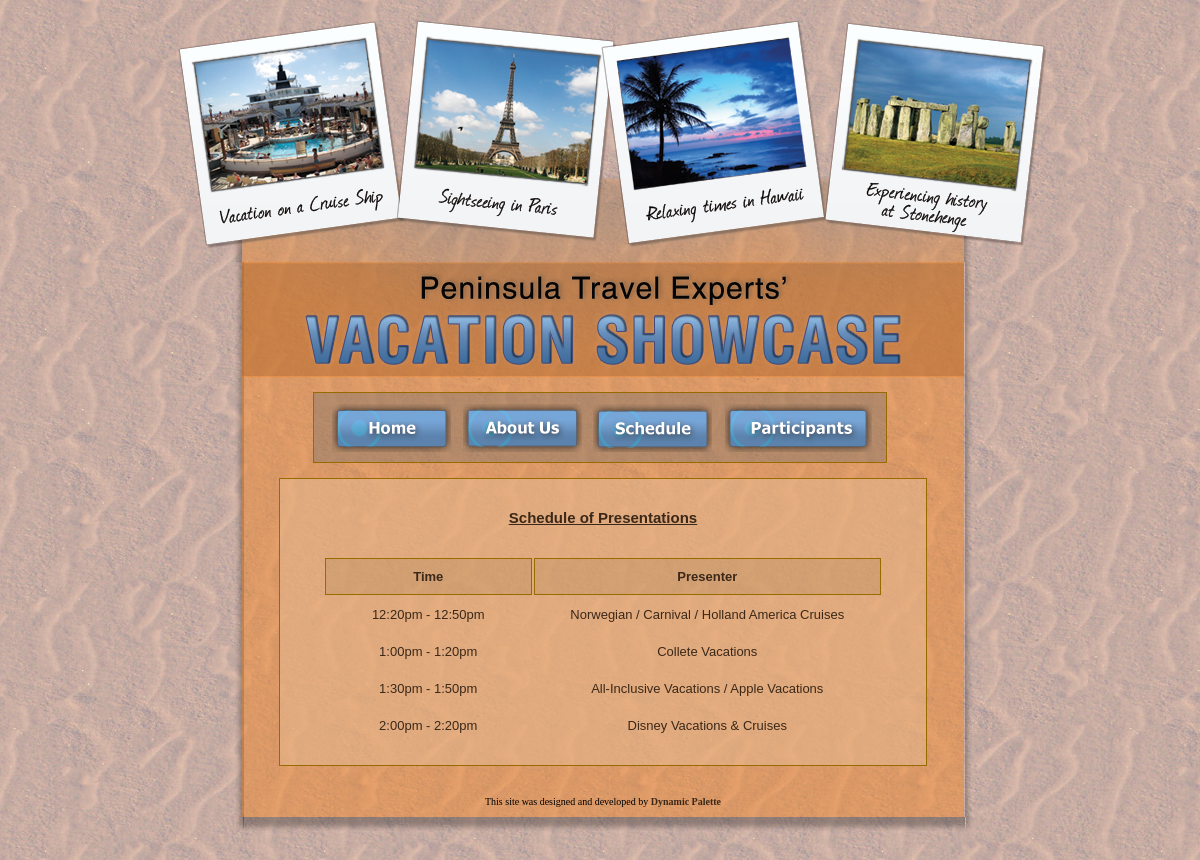
Page /schedule.php on the committed database.
### tables this page shows
CREATE TABLE `schedule` (
  `id` int(5) NOT NULL auto_increment,
  `presenter` varchar(55) NOT NULL,
  `startTime` time NOT NULL,
  `endTime` time NOT NULL,
  PRIMARY KEY  (`id`)
);

### schedule.php (the view, shortened to what this page needs)
<?php
	$conn = dbConnect('query');
	$sql = 'SELECT *
			FROM schedule
			ORDER BY startTime
			ASC';
	$result = $conn->query($sql) or die(mysqli_error());
?>
<!DOCTYPE html PUBLIC "-//W3C//DTD XHTML 1.0 Transitional//EN" "http://www.w3.org/TR/xhtml1/DTD/xhtml1-transitional.dtd">
<html xmlns="http://www.w3.org/1999/xhtml">
<head>
<link rel="stylesheet" href="css/style.css" type="text/css" media="screen" />
</head>
<body>
    <div id="header"></div>
     <div id="bottomleft_shadow">
     <div id="bottomright_shadow">
     <div id="left_shadow">
     <div id="right_shadow">
     <div id="bottom_shadow">
     <div id="container">
        <?php include('includes/title_nav.php'); ?>
        <div class="content_area">
            <p class="content_title">Schedule of Presentations</p>
            <table id="schedule_table">
                <tr id="schedule_header" class="dark_background">
                    <th>Time</th>
                    <th>Presenter</th>
                </tr>
                <?php while($row = $result->fetch_assoc()) {
					$startTime = date('g:ia', strtotime(stripslashes($row['startTime'])));
					$endTime = date('g:ia', strtotime(stripslashes($row['endTime'])));
				?>
                    <tr>
                        <td class="time_column"><p><?php echo $startTime . ' - ' . $endTime; ?></p></td>
                        <td class="presenter_column"><p><?php echo $row['presenter']; ?></p></td>
                    </tr>
                <?php } ?>
            </table>
        </div>
        <?php include('includes/companyline.php'); ?>
    </div>
    </div>
    </div>
    </div>
    </div>
    </div>
</body>
</html>

### css/style.css (style rules this page uses)
html, body, div, h1, h2, h3, h4, h5, h6, ul, ol, dl, li, dt, dd, p, blockquote, pre, form, fieldset, table, th, td { margin: 0; padding: 0; }
body { background:url(../images/sandbg2.jpg); font-family: Tahoma, Geneva, sans-serif; font-size: 13px; }
#bottomleft_shadow { background: url(../images/bottomleft_shadow.png) no-repeat bottom left; width: 731px; margin: 0 auto; position: relative; top: 33px; }
#bottomright_shadow { background: url(../images/bottomright_shadow.png) no-repeat bottom right; width: 731px; margin: 0 auto; position: relative; left: 9px; }
#left_shadow { background: url(../images/left_shadow.png) repeat-y; background-position: 0px 0px; width: 731px; margin: 0 auto; position: relative; top: -15px; left: -9px; }
#right_shadow { background: url(../images/right_shadow.png) repeat-y top right; width: 731px; margin: 0 auto; position: relative; left: 8px; }
#bottom_shadow { background: url(../images/bottom_shadow.png) repeat-x bottom; width: 722px; margin: 0 auto; position:relative; top: 14px; left: -4px; }
#container { background: url(../images/containerbg.png); width: 722px; margin: 0 auto; position: relative; top: -14px; left: -1px; margin-bottom: 100px; }
#header { background: url(../images/header.png); width: 872px; height: 244px; position: relative; margin: 0 auto; z-index: 1; left: 11px; top: 18px; }
.content_area { background: url(../images/desc_bg.png); width: 646px; margin: 30px auto; border: 1px solid #976b00; overflow: auto; }
#schedule_table, #schedule_edit_table { width: 560px; margin: 0 auto; padding-bottom: 20px; font-size: 11px; }
.content_title { padding-top: 30px; padding-bottom: 30px; font-size: 15px; color: #3B2818; text-align: center; text-decoration: underline; font-weight: bold; }
#schedule_table th, #schedule_edit_table th, #subscriber_table th { border: 1px solid #976b00; }
#schedule_table td, #schedule_table th, #schedule_edit_table th, #schedule_edit_table td { margin: 0; padding: 0; font-size: 13px; text-align: center; padding-top: 10px; padding-bottom: 10px; color: #3B2818; }
.time_column { width: 209px; }
.presenter_column { width: 352px; }
.dark_background { background: url('../images/dark_bg.png'); }

### rows in the picture
schedule: startTime "12:20pm", endTime "12:50pm", presenter "Norwegian / Carnival / Holland America Cruises"
schedule: startTime "1:00pm", endTime "1:20pm", presenter "Collete Vacations"
schedule: startTime "1:30pm", endTime "1:50pm", presenter "All-Inclusive Vacations / Apple Vacations"
schedule: startTime "2:00pm", endTime "2:20pm", presenter "Disney Vacations & Cruises"
